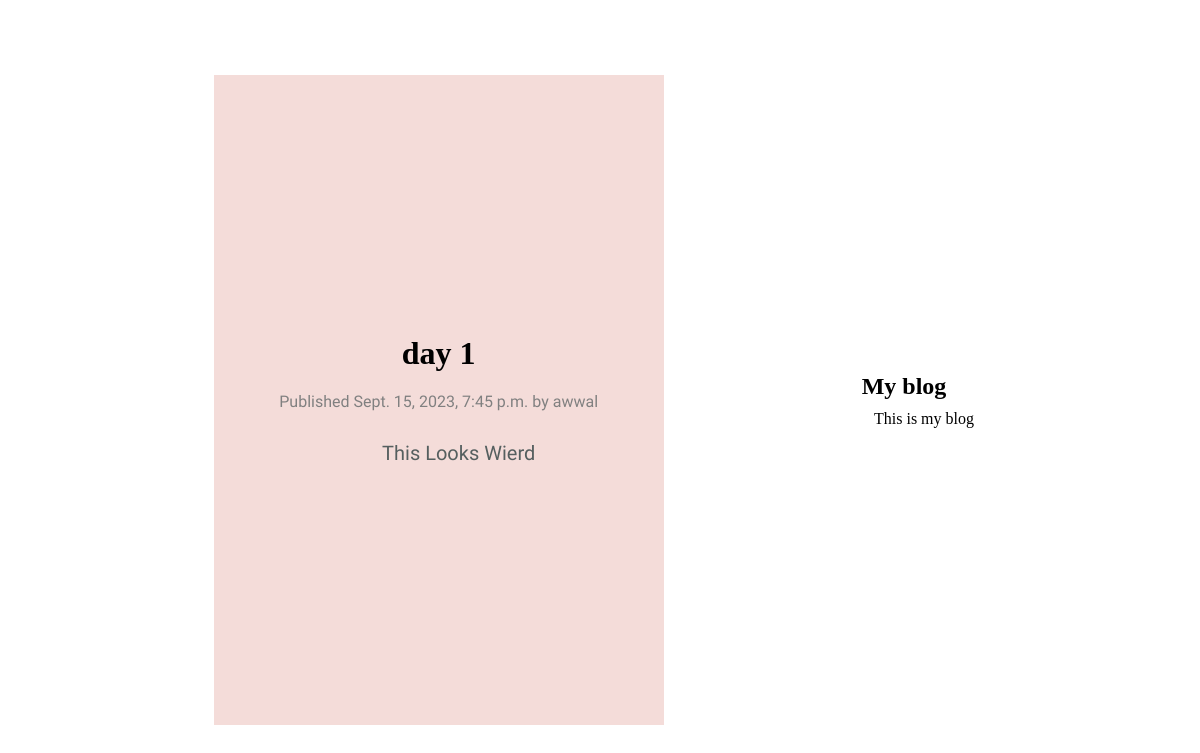
Before: /blog/2023/9/15/day-1/ with the older database file.
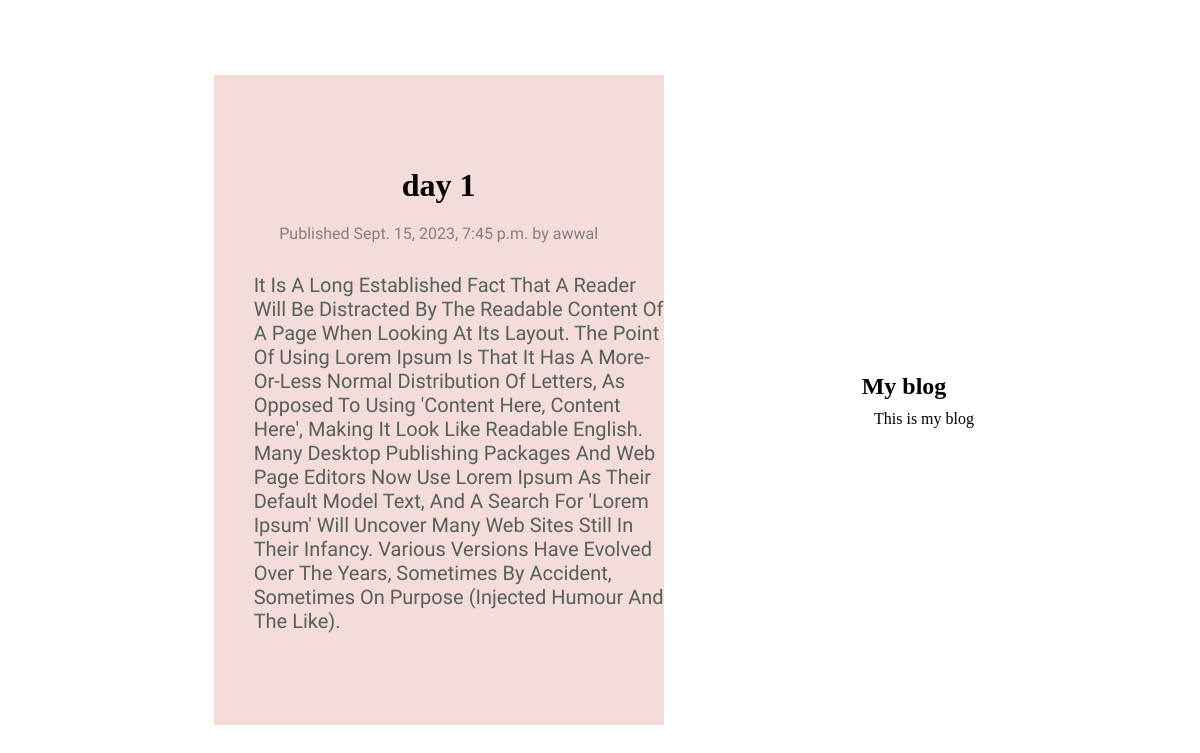
After: the same page with the newer database file.
### mysite/models.py (models this page shows, shortened)
class Post(models.Model):
    class Status(models.TextChoices):
        DRAFT = "DF", "Draft"
        PUBLISHED = "PB", "Published"
    title = models.CharField(max_length=250)
    slug = models.SlugField(max_length=250, unique_for_date="publish")
    author = models.ForeignKey(
        User, on_delete=models.CASCADE, related_name="blog_posts"
    )
    body = models.TextField()
    publish = models.DateTimeField(default=timezone.now)
    created = models.DateTimeField(auto_now=True)
    updated = models.DateTimeField(auto_now=True)
    status = models.CharField(
        max_length=2, choices=Status.choices, default=Status.DRAFT
    )
    objects = models.Manager()
    published = PublishedManager()
    class Meta:
        ordering = ["-publish"]
        indexes = [models.Index(fields=["-publish"])]

### mysite/views.py (the view)
# urls.py: path("<int:year>/<int:month>/<int:day>/<slug:post>/", post_detail, name="post_detail"),
def post_detail(request,year,month,day,post):
    post = get_object_or_404(
        Post,
        status=Post.Status.PUBLISHED,
        slug=post,
        publish__year=year,
        publish__month = month,
        publish__day = day,
    )
    return render(request, "detail.html", {"post": post})

### templates/detail.html (shortened to what this page needs)
{% extends 'base.html' %}
{% block content %}
  <h1 class="title">{{ post.title }}</h1>
  <p class="date">Published {{ post.publish }} by {{ post.author }}</p>
  <section class="body">{{ post.body|linebreaks }}</section>
{% endblock %}

Changed rows visible on the page:
changed Post "day 1": body "This Looks Wierd" → "It Is A Long Established Fact That A Reader Will Be Distracted By The Readable Content Of A Page When Looking At Its Layout. The Point Of Using Lorem Ipsum Is That It Has A More-Or-Less Normal Distribution Of Letters, As Opposed To Using 'Content Here, Content Here', Making It Look Like Readable English. Many Desktop Publishing Packages And Web Page Editors Now Use Lorem Ipsum As Their Default Model Text, And A Search For 'lorem Ipsum' Will Uncover Many Web Sites Still In Their Infancy. Various Versions Have Evolved Over The Years, Sometimes By Accident, Sometimes On Purpose (Injected Humour And The Like)."
